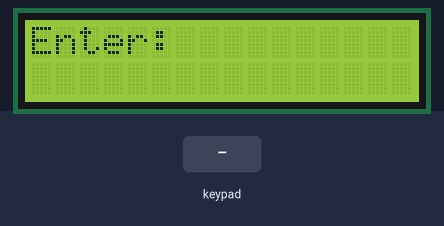
Recording of a sketch running on a simulated Arduino Uno, built with avr-gcc and run on an emulated ATmega328P. Parts: 16×2 character LCD. The inputs (shaded band) are chosen by the test bench.

Above: at 1.2 s.
1.3 s: keypad keys 6 7 8 9 # pressed 0.4 s apart
At 3.8 s:
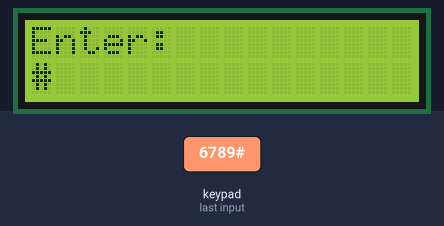
4.9 s: key 'A' pressed
At 5.3 s:
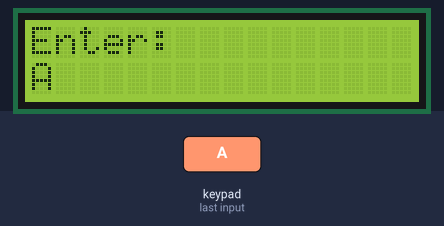
6.9 s: key 'B' pressed
At 7.3 s:
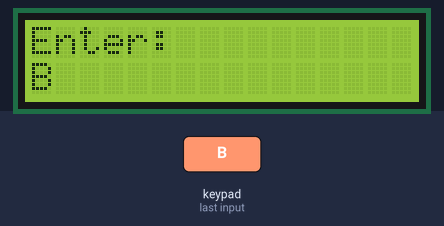
8.9 s: keypad keys 6 7 8 9 * pressed 0.4 s apart
At 11.4 s:
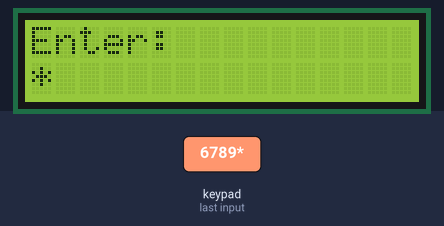
12.5 s: key 'C' pressed
At 12.9 s:
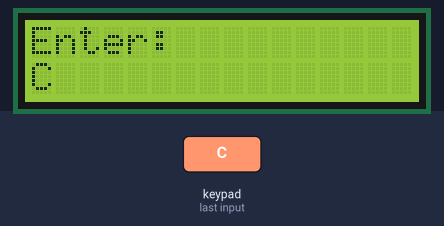
14.5 s: keypad keys 6 7 8 9 D pressed 0.4 s apart
At 14.9 s:
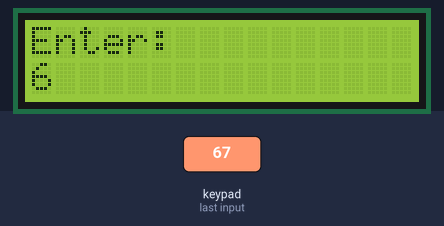
Timing chart, 0 to 17.5 s (numbered marks = the images above; inputs shaded):
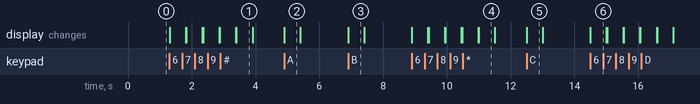

Measured:
- after the input at 1.3 s, the display: first changes at once (image 1 shows a later state)
- after the input at 4.9 s, the display: changes at once (image 2)
- after the input at 6.9 s, the display: changes at once (image 3)
- after the input at 8.9 s, the display: first changes at once (image 4 shows a later state)
- after the input at 12.5 s, the display: changes at once (image 5)
- after the input at 14.5 s, the display: changes at once (image 6)
- what the display in image 1 shows lasts 0.5 s, from 3.4 s to 3.9 s

The sketch:

keypad1.ino
```cpp
#include <Keypad.h>
#include <LiquidCrystal.h>

// Initialize the LCD with the numbers of the interface pins
const int rs = 12, en = 11, d4 = 5, d5 = 4, d6 = 3, d7 = 2;
LiquidCrystal lcd(rs, en, d4, d5, d6, d7);

// Define the Keypad layout
const byte ROWS = 4; // Four rows
const byte COLS = 4; // Four columns
char keys[ROWS][COLS] = {
  {'1', '2', '3', 'A'},
  {'4', '5', '6', 'B'},
  {'7', '8', '9', 'C'},
  {'*', '0', '#', 'D'}
};

byte rowPins[ROWS] = {6, 7, 8, 9};    // Connect to the row pins of the keypad
byte colPins[COLS] = {A0, A1, A2, A3}; // Connect to the column pins of the keypad

// Create the Keypad object
Keypad keypad = Keypad(makeKeymap(keys), rowPins, colPins, ROWS, COLS);

void setup() {
  // Set up the LCD's number of columns and rows
  lcd.begin(16, 2);
  lcd.print("Enter: ");
}

void loop() {
  char key = keypad.getKey();

  if (key) {
    // Print the key value on the LCD
    lcd.setCursor(0, 1);
    lcd.print(key);
    delay(500); // Delay for readability
    lcd.clear();
    lcd.setCursor(0, 0);
    lcd.print("Enter: ");
  }
}
```
